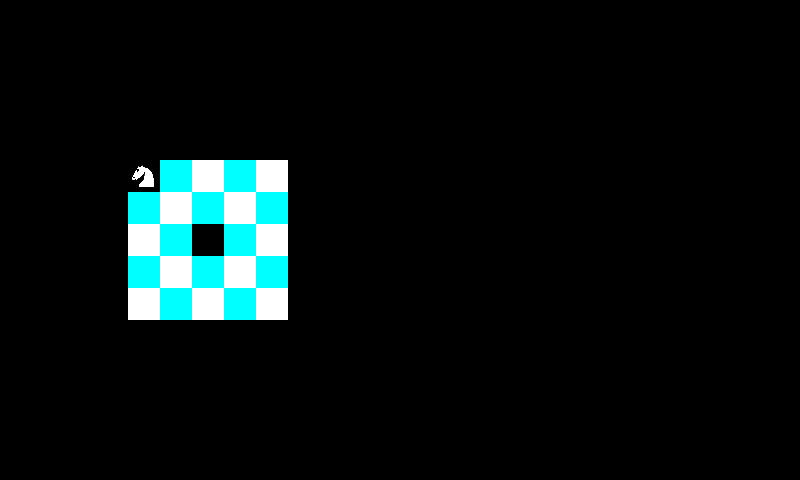

Tiled map render using the project's own tile images. Description and the whole map definition, tile-layer contents included, below:
An orthogonal 25x15 tile map with 32x32 px tiles, 1 tile layer (Map).

<map version="1.0" orientation="orthogonal" renderorder="right-down" width="25" height="15" tilewidth="32" tileheight="32" nextobjectid="14">
 <tileset firstgid="1" name="Tileset" tilewidth="32" tileheight="32" tilecount="18">
  <image source="gfx/Tileset.png" width="192" height="96" />
 </tileset>
 <layer name="Map" width="25" height="15">
  <data>
   <tile gid="0" />
   <tile gid="0" />
   <tile gid="0" />
   <tile gid="0" />
   <tile gid="0" />
   <tile gid="0" />
   <tile gid="0" />
   <tile gid="0" />
   <tile gid="0" />
   <tile gid="0" />
   <tile gid="0" />
   <tile gid="0" />
   <tile gid="0" />
   <tile gid="0" />
   <tile gid="0" />
   <tile gid="0" />
   <tile gid="0" />
   <tile gid="0" />
   <tile gid="0" />
   <tile gid="0" />
   <tile gid="0" />
   <tile gid="0" />
   <tile gid="0" />
   <tile gid="0" />
   <tile gid="0" />
   <tile gid="0" />
   <tile gid="0" />
   <tile gid="0" />
   <tile gid="0" />
   <tile gid="0" />
   <tile gid="0" />
   <tile gid="0" />
   <tile gid="0" />
   <tile gid="0" />
   <tile gid="0" />
   <tile gid="0" />
   <tile gid="0" />
   <tile gid="0" />
   <tile gid="0" />
   <tile gid="0" />
   <tile gid="0" />
   <tile gid="0" />
   <tile gid="0" />
   <tile gid="0" />
   <tile gid="0" />
   <tile gid="0" />
   <tile gid="0" />
   <tile gid="0" />
   <tile gid="0" />
   <tile gid="0" />
   <tile gid="0" />
   <tile gid="0" />
   <tile gid="0" />
   <tile gid="0" />
   <tile gid="0" />
   <tile gid="0" />
   <tile gid="0" />
   <tile gid="0" />
   <tile gid="0" />
   <tile gid="0" />
   <tile gid="0" />
   <tile gid="0" />
   <tile gid="0" />
   <tile gid="0" />
   <tile gid="0" />
   <tile gid="0" />
   <tile gid="0" />
   <tile gid="0" />
   <tile gid="0" />
   <tile gid="0" />
   <tile gid="0" />
   <tile gid="0" />
   <tile gid="0" />
   <tile gid="0" />
   <tile gid="0" />
   <tile gid="0" />
   <tile gid="0" />
   <tile gid="0" />
   <tile gid="0" />
   <tile gid="0" />
   <tile gid="0" />
   <tile gid="0" />
   <tile gid="0" />
   <tile gid="0" />
   <tile gid="0" />
   <tile gid="0" />
   <tile gid="0" />
   <tile gid="0" />
   <tile gid="0" />
   <tile gid="0" />
   <tile gid="0" />
   <tile gid="0" />
   <tile gid="0" />
   <tile gid="0" />
   <tile gid="0" />
   <tile gid="0" />
   <tile gid="0" />
   <tile gid="0" />
   <tile gid="0" />
   <tile gid="0" />
   <tile gid="0" />
   <tile gid="0" />
   <tile gid="0" />
   <tile gid="0" />
   <tile gid="0" />
   <tile gid="0" />
   <tile gid="0" />
   <tile gid="0" />
   <tile gid="0" />
   <tile gid="0" />
   <tile gid="0" />
   <tile gid="0" />
   <tile gid="0" />
   <tile gid="0" />
   <tile gid="0" />
   <tile gid="0" />
   <tile gid="0" />
   <tile gid="0" />
   <tile gid="0" />
   <tile gid="0" />
   <tile gid="0" />
   <tile gid="0" />
   <tile gid="0" />
   <tile gid="0" />
   <tile gid="0" />
   <tile gid="0" />
   <tile gid="0" />
   <tile gid="0" />
   <tile gid="0" />
   <tile gid="10" />
   <tile gid="3" />
   <tile gid="2" />
   <tile gid="3" />
   <tile gid="2" />
   <tile gid="0" />
   <tile gid="0" />
   <tile gid="0" />
   <tile gid="0" />
   <tile gid="0" />
   <tile gid="0" />
   <tile gid="0" />
   <tile gid="0" />
   <tile gid="0" />
   <tile gid="0" />
   <tile gid="0" />
   <tile gid="0" />
   <tile gid="0" />
   <tile gid="0" />
   <tile gid="0" />
   <tile gid="0" />
   <tile gid="0" />
   <tile gid="0" />
   <tile gid="0" />
   <tile gid="0" />
   <tile gid="3" />
   <tile gid="2" />
   <tile gid="3" />
   <tile gid="2" />
   <tile gid="3" />
   <tile gid="0" />
   <tile gid="0" />
   <tile gid="0" />
   <tile gid="0" />
   <tile gid="0" />
   <tile gid="0" />
   <tile gid="0" />
   <tile gid="0" />
   <tile gid="0" />
   <tile gid="0" />
   <tile gid="0" />
   <tile gid="0" />
   <tile gid="0" />
   <tile gid="0" />
   <tile gid="0" />
   <tile gid="0" />
   <tile gid="0" />
   <tile gid="0" />
   <tile gid="0" />
   <tile gid="0" />
   <tile gid="2" />
   <tile gid="3" />
   <tile gid="0" />
   <tile gid="3" />
   <tile gid="2" />
   <tile gid="0" />
   <tile gid="0" />
   <tile gid="0" />
   <tile gid="0" />
   <tile gid="0" />
   <tile gid="0" />
   <tile gid="0" />
   <tile gid="0" />
   <tile gid="0" />
   <tile gid="0" />
   <tile gid="0" />
   <tile gid="0" />
   <tile gid="0" />
   <tile gid="0" />
   <tile gid="0" />
   <tile gid="0" />
   <tile gid="0" />
   <tile gid="0" />
   <tile gid="0" />
   <tile gid="0" />
   <tile gid="3" />
   <tile gid="2" />
   <tile gid="3" />
   <tile gid="2" />
   <tile gid="3" />
   <tile gid="0" />
   <tile gid="0" />
   <tile gid="0" />
   <tile gid="0" />
   <tile gid="0" />
   <tile gid="0" />
   <tile gid="0" />
   <tile gid="0" />
   <tile gid="0" />
   <tile gid="0" />
   <tile gid="0" />
   <tile gid="0" />
   <tile gid="0" />
   <tile gid="0" />
   <tile gid="0" />
   <tile gid="0" />
   <tile gid="0" />
   <tile gid="0" />
   <tile gid="0" />
   <tile gid="0" />
   <tile gid="2" />
   <tile gid="3" />
   <tile gid="2" />
   <tile gid="3" />
   <tile gid="2" />
   <tile gid="0" />
   <tile gid="0" />
   <tile gid="0" />
   <tile gid="0" />
   <tile gid="0" />
   <tile gid="0" />
   <tile gid="0" />
   <tile gid="0" />
   <tile gid="0" />
   <tile gid="0" />
   <tile gid="0" />
   <tile gid="0" />
   <tile gid="0" />
   <tile gid="0" />
   <tile gid="0" />
   <tile gid="0" />
   <tile gid="0" />
   <tile gid="0" />
   <tile gid="0" />
   <tile gid="0" />
   <tile gid="0" />
   <tile gid="0" />
   <tile gid="0" />
   <tile gid="0" />
   <tile gid="0" />
   <tile gid="0" />
   <tile gid="0" />
   <tile gid="0" />
   <tile gid="0" />
   <tile gid="0" />
   <tile gid="0" />
   <tile gid="0" />
   <tile gid="0" />
   <tile gid="0" />
   <tile gid="0" />
   <tile gid="0" />
   <tile gid="0" />
   <tile gid="0" />
   <tile gid="0" />
   <tile gid="0" />
   <tile gid="0" />
   <tile gid="0" />
   <tile gid="0" />
   <tile gid="0" />
   <tile gid="0" />
   <tile gid="0" />
   <tile gid="0" />
   <tile gid="0" />
   <tile gid="0" />
   <tile gid="0" />
   <tile gid="0" />
   <tile gid="0" />
   <tile gid="0" />
   <tile gid="0" />
   <tile gid="0" />
   <tile gid="0" />
   <tile gid="0" />
   <tile gid="0" />
   <tile gid="0" />
   <tile gid="0" />
   <tile gid="0" />
   <tile gid="0" />
   <tile gid="0" />
   <tile gid="0" />
   <tile gid="0" />
   <tile gid="0" />
   <tile gid="0" />
   <tile gid="0" />
   <tile gid="0" />
   <tile gid="0" />
   <tile gid="0" />
   <tile gid="0" />
   <tile gid="0" />
   <tile gid="0" />
   <tile gid="0" />
   <tile gid="0" />
   <tile gid="0" />
   <tile gid="0" />
   <tile gid="0" />
   <tile gid="0" />
   <tile gid="0" />
   <tile gid="0" />
   <tile gid="0" />
   <tile gid="0" />
   <tile gid="0" />
   <tile gid="0" />
   <tile gid="0" />
   <tile gid="0" />
   <tile gid="0" />
   <tile gid="0" />
   <tile gid="0" />
   <tile gid="0" />
   <tile gid="0" />
   <tile gid="0" />
   <tile gid="0" />
   <tile gid="0" />
   <tile gid="0" />
   <tile gid="0" />
   <tile gid="0" />
   <tile gid="0" />
   <tile gid="0" />
   <tile gid="0" />
   <tile gid="0" />
   <tile gid="0" />
   <tile gid="0" />
   <tile gid="0" />
   <tile gid="0" />
   <tile gid="0" />
   <tile gid="0" />
   <tile gid="0" />
   <tile gid="0" />
   <tile gid="0" />
   <tile gid="0" />
   <tile gid="0" />
   <tile gid="0" />
   <tile gid="0" />
   <tile gid="0" />
   <tile gid="0" />
   <tile gid="0" />
   <tile gid="0" />
   <tile gid="0" />
   <tile gid="0" />
   <tile gid="0" />
   <tile gid="0" />
   <tile gid="0" />
   <tile gid="0" />
   <tile gid="0" />
   <tile gid="0" />
   <tile gid="0" />
   <tile gid="0" />
   <tile gid="0" />
   <tile gid="0" />
   <tile gid="0" />
   <tile gid="0" />
   <tile gid="0" />
   <tile gid="0" />
   <tile gid="0" />
   <tile gid="0" />
   <tile gid="0" />
   <tile gid="0" />
   <tile gid="0" />
  </data>
 </layer>
 <objectgroup name="Pieces" />
</map>
